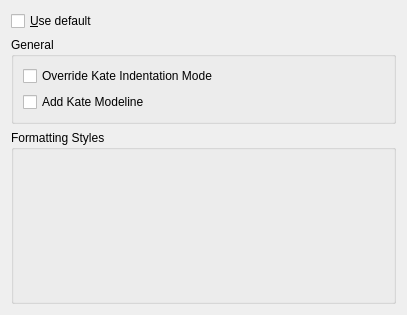
<?xml version="1.0" encoding="UTF-8"?>
<ui version="4.0">
 <class>SourceFormatter::ProjectConfigPage</class>
 <widget class="QWidget" name="SourceFormatter::ProjectConfigPage">
  <property name="geometry">
   <rect>
    <x>0</x>
    <y>0</y>
    <width>407</width>
    <height>315</height>
   </rect>
  </property>
  <layout class="QVBoxLayout" stretch="0,0,1">
   <item>
    <widget class="QCheckBox" name="kcfg_useDefault">
     <property name="text">
      <string>&amp;Use default</string>
     </property>
    </widget>
   </item>
   <item>
    <widget class="QGroupBox" name="generalGroupBox">
     <property name="title">
      <string>General</string>
     </property>
     <layout class="QVBoxLayout">
      <item>
       <widget class="QCheckBox" name="kcfg_overrideKateIndentation">
        <property name="toolTip">
         <string>Override the editor indentation mode according to the formatting style for documents without Kate modeline.</string>
        </property>
        <property name="text">
         <string>Override Kate Indentation Mode</string>
        </property>
       </widget>
      </item>
      <item>
       <widget class="QCheckBox" name="kcfg_modelinesEnabled">
        <property name="toolTip">
         <string>Add a Kate modeline according to the formatting style to formatted documents.</string>
        </property>
        <property name="text">
         <string>Add Kate Modeline</string>
        </property>
       </widget>
      </item>
     </layout>
    </widget>
   </item>
   <item>
    <widget class="QGroupBox" name="formattinStylesGroupBox">
     <property name="title">
      <string>Formatting Styles</string>
     </property>
     <layout class="QVBoxLayout" name="verticalLayout">
      <item>
       <widget class="KDevelop::SourceFormatterSelectionEdit" name="formatterSelectionEdit" native="true"/>
      </item>
     </layout>
    </widget>
   </item>
  </layout>
 </widget>
 <customwidgets>
  <customwidget>
   <class>KDevelop::SourceFormatterSelectionEdit</class>
   <extends>QWidget</extends>
   <header>sourceformatterselectionedit.h</header>
   <container>1</container>
  </customwidget>
 </customwidgets>
 <resources/>
 <connections/>
</ui>
